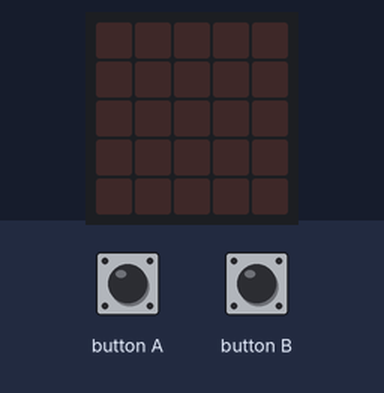
A program run on a simulated BBC micro:bit (MakeCode). Parts: the board's 5×5 LED display. Inputs (shaded band) come from the test bench.

Above: at 1.2 s.
1.3 s: button A pressed for 0.15 s
At 1.55 s:
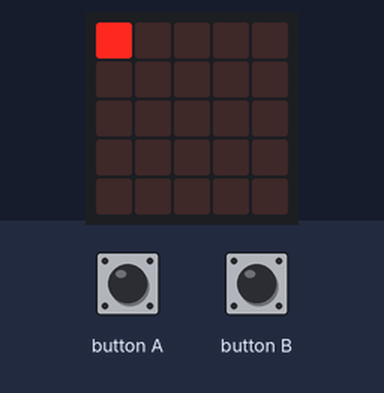
4.3 s: button B pressed for 0.15 s
At 7.2 s:
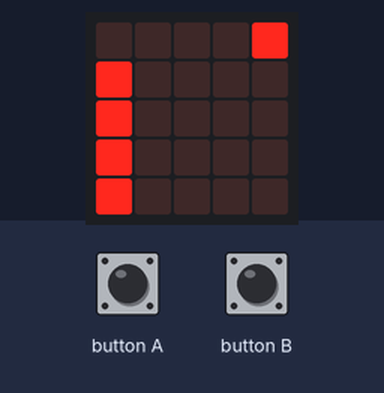
7.4 s: button B pressed for 0.15 s
10.5 s: button A pressed for 0.15 s
At 11.7 s:
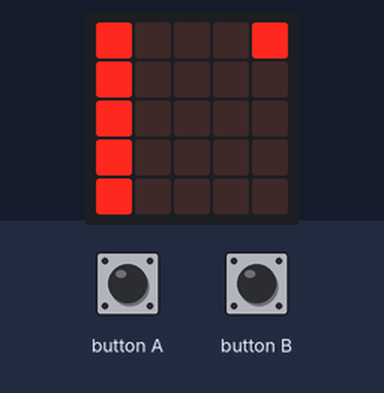
Timing chart, 0 to 13.5 s (numbered marks = the images above; inputs shaded):
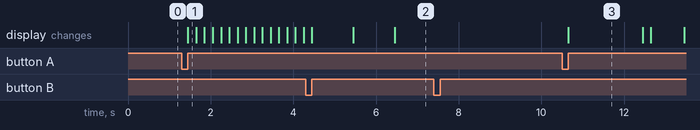

The program:

main.ts
```typescript
let variable_a = 0
let b = 0
input.onButtonPressed(Button.A, function () {
    variable_a = 0
    b = 0
    for (let index = 0; index < 5; index++) {
        for (let index = 0; index < 5; index++) {
            led.plot(variable_a, b)
            variable_a += 1
            basic.pause(200)
        }
        variable_a = 0
        b += 1
    }
})
input.onButtonPressed(Button.B, function () {
    basic.clearScreen()
    variable_a = 4
    b = 0
    for (let index = 0; index < 4; index++) {
        for (let index = 0; index < 5; index++) {
            led.plot(variable_a, b)
            basic.pause(200)
            variable_a += -1
        }
        b += 1
        variable_a = 0
        for (let index = 0; index < 4; index++) {
            led.plot(variable_a, b)
            basic.pause(200)
            variable_a = 0
        }
        led.plot(variable_a, b)
        basic.pause(200)
        b += 1
        variable_a = 0
    }
})
```

test.ts
```typescript
// 在這裡測試；當此封包作為擴充功能時，將不會編譯此內容。
```

Measured:
- after the input at 1.3 s, the display: changes after 0.15 s (image 1)
- after the input at 4.3 s, the display: first changes after 0.15 s (image 2 shows a later state)
- after the input at 7.4 s, every drawn part: stays the same
- after the input at 10.5 s, the display: changes after 0.15 s (image 3)
- what the display in image 3 shows lasts 1.8 s, from 10.7 s to 12.5 s
